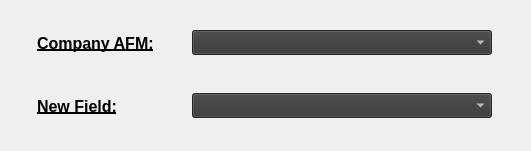
  <widget class="QWidget" name="verticalLayoutWidget">
   <property name="geometry">
    <rect>
     <x>70</x>
     <y>90</y>
     <width>531</width>
     <height>151</height>
    </rect>
   </property>
   <layout class="QVBoxLayout" name="verticalLayout_3">
    <item>
     <layout class="QHBoxLayout" name="horizontalLayout_4">
      <item>
       <widget class="QLabel" name="label_afm">
        <property name="enabled">
         <bool>true</bool>
        </property>
        <property name="sizePolicy">
         <sizepolicy hsizetype="Fixed" vsizetype="Fixed">
          <horstretch>0</horstretch>
          <verstretch>0</verstretch>
         </sizepolicy>
        </property>
        <property name="minimumSize">
         <size>
          <width>123</width>
          <height>50</height>
         </size>
        </property>
        <property name="font">
         <font>
          <pointsize>12</pointsize>
          <weight>75</weight>
          <bold>true</bold>
          <underline>true</underline>
          <strikeout>false</strikeout>
         </font>
        </property>
        <property name="text">
         <string>Company AFM:</string>
        </property>
        <property name="alignment">
         <set>Qt::AlignLeading|Qt::AlignLeft|Qt::AlignVCenter</set>
        </property>
       </widget>
      </item>
      <item>
       <widget class="QComboBox" name="comboBox_afm">
        <property name="minimumSize">
         <size>
          <width>300</width>
          <height>25</height>
         </size>
        </property>
        <property name="maximumSize">
         <size>
          <width>300</width>
          <height>25</height>
         </size>
        </property>
        <property name="styleSheet">
         <string notr="true">background: #353637;
color: white;
font: 12px;</string>
        </property>
        <item>
         <property name="text">
          <string/>
         </property>
        </item>
       </widget>
      </item>
     </layout>
    </item>
    <item>
     <layout class="QHBoxLayout" name="horizontalLayout_5">
      <item>
       <widget class="QLabel" name="label_newfield">
        <property name="enabled">
         <bool>true</bool>
        </property>
        <property name="sizePolicy">
         <sizepolicy hsizetype="Fixed" vsizetype="Fixed">
          <horstretch>0</horstretch>
          <verstretch>0</verstretch>
         </sizepolicy>
        </property>
        <property name="minimumSize">
         <size>
          <width>123</width>
          <height>50</height>
         </size>
        </property>
        <property name="font">
         <font>
          <pointsize>12</pointsize>
          <weight>75</weight>
          <bold>true</bold>
          <underline>true</underline>
          <strikeout>false</strikeout>
         </font>
        </property>
        <property name="text">
         <string>New Field:</string>
        </property>
       </widget>
      </item>
      <item>
       <widget class="QComboBox" name="comboBox_newfield">
        <property name="minimumSize">
         <size>
          <width>300</width>
          <height>25</height>
         </size>
        </property>
        <property name="maximumSize">
         <size>
          <width>300</width>
          <height>25</height>
         </size>
        </property>
        <property name="styleSheet">
         <string notr="true">background: #353637;
color: white;
font: 12px;
</string>
        </property>
        <item>
         <property name="text">
          <string/>
         </property>
        </item>
       </widget>
      </item>
     </layout>
    </item>
   </layout>
  </widget>
